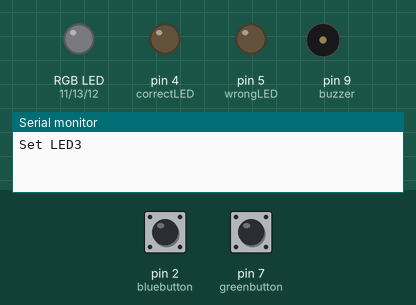
A sketch run on a simulated Arduino Uno, built with avr-gcc and run on an emulated ATmega328P. Parts: an RGB LED mixed from three pins (HIGH = lit), output pins drawn as LEDs (lit = HIGH), buzzer (waves = sounding), the last lines printed to the serial monitor. Dashed ring = blinking. The test bench sets the inputs (shaded band); at power-on: pin 2 (bluebutton) HIGH, pin 7 (greenbutton) HIGH. Random numbers use the default seed unless the sketch sets one.

Above: at 1.4 s.
1.5 s: pin 2 (bluebutton) pulled LOW for 0.15 s
At 1.89 s:
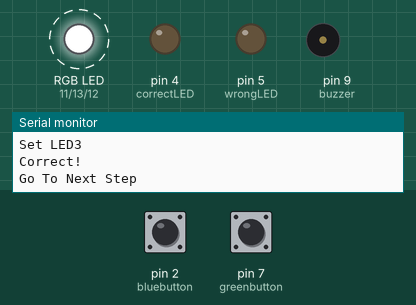
At 2.88 s:
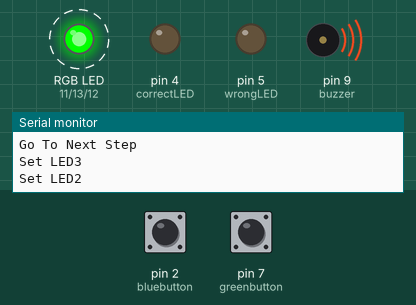
4.5 s: pin 7 (greenbutton) pulled LOW for 0.15 s
At 5.7 s:
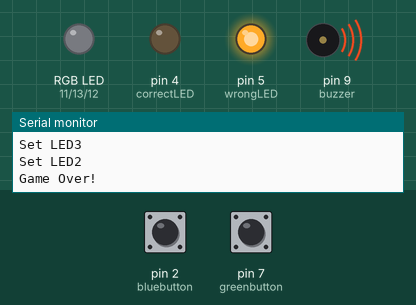
Timing chart, 0 to 13.6 s (numbered marks = the images above; inputs shaded):
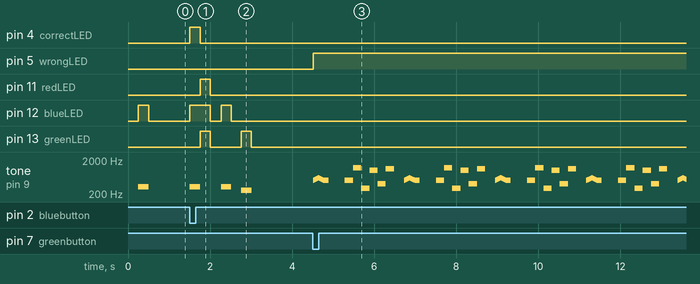

Measured:
- after the input at 1.5 s, pin 4 (correctLED): LOW → HIGH at once, → LOW 0.25 s later; pin 11 (redLED): LOW → HIGH after 0.26 s, → LOW 0.25 s later

The sketch:

Project.ino
```cpp
// Says what each pin corrisponds to including the buttons
#define redLED     11 // each of these numbers corrispond the the pin number that the each led or button is connected to.
#define greenLED   13
#define blueLED    12
#define correctLED 4
#define wrongLED   5
#define redbutton    0
#define greenbutton  7
#define bluebutton   2
// says the pin the buzzer is corrispondede to and what sound is made for each button press
#define buzzer  9
#define redtone 220 // These numbers define the noise that each color light gets.
#define greentone 262
#define bluetone 330
#define toneDuration 250
int i = 0;
int numOfLoops = 0;
int noteDuration = 1000/8;
int pauseBetweenNotes = noteDuration * 0.2;
int Speed = 250;// Sets the speed of the game
int Status = 0;// starts off the case of the game which is later deterimened
int const Maxsequence = 20;// hagve it set at a max of 20 games
int CurrentSequence[Maxsequence];
int GameStep = 0;// sets the game to mode 0
int Reader = 0;// sets the reading step to mode 0
void setup(){
  Serial.begin(9600);

  randomSeed(analogRead(0));// randomly makes the leds light up

  pinMode(redLED, OUTPUT); // anything that lights up or makes noise is considered an output meanwhile the buttons are considered input.
  pinMode(greenLED, OUTPUT);
  pinMode(blueLED, OUTPUT);
  pinMode(correctLED, OUTPUT);
  pinMode(wrongLED, OUTPUT);
  pinMode(redbutton, INPUT_PULLUP);
  pinMode(greenbutton, INPUT_PULLUP);
  pinMode(bluebutton, INPUT_PULLUP);
  pinMode(buzzer, OUTPUT);
}
void loop(){
  // checks the game mode that the game is currently in out of 3 different modes
  switch(Status){
    case 0:
      resetGame();
      break;
    case 1:
      playSequence();
      break;
    case 2:
      readSequence();
      break;
    case 3:
      gameOver();
      break;
  }
}
void resetGame(){
  // Resets the game
  Reader = 0;
  GameStep = 0;

  // Random sqeuence is made here
  for(int i=0; i<Maxsequence; i++){
    CurrentSequence[i] = random(3) + 1;
  }

  //gives the random led games
  Status = 1;
}
void playSequence(){
  // play a step of the sequence
  for(int i=0; i<=GameStep; i++){
    Serial.print("Set LED");
    Serial.println(CurrentSequence[i]);
    delay(Speed*1.015);// This makes the game slowly speed up after every correct sequence
    setLED(CurrentSequence[i]);
    playTone(CurrentSequence[i]);
    delay(Speed);
    clearLEDs();

  }
  // Go to next step to read the buttons
  Status = 2;
}
void readSequence(){
  // read button input
  int button_value = readButtons();

  if(button_value > 0){
    // a button has been pressed
    if(button_value == CurrentSequence[Reader]){
      // correct value!
      setLED(button_value);
      playTone(button_value);
      digitalWrite(correctLED, HIGH);
      delay(Speed);
      digitalWrite(correctLED, LOW);

      Speed = Speed-5;

      Serial.println("Correct!");// prints out that this is the correct led sequence.

      if(Reader == GameStep){
        // reset read step
        Reader = 0;
        // Go to the next step in the game
        GameStep++;
        // Go to playback sequence mode of our game
        Status = 1;
        Serial.println("Go To Next Step");// basically you watch for new leds lighting up

        // Light all LEDs to indicate next sequence
        setLEDs(true,true,true,true);
        delay(Speed);
        setLEDs(false,false,false,false);


      }else{
        Reader++;
      }

      delay(10);

    }else{
      //  This causes the game to game over mode and loop the song that was created for the buzzer
      Status = 3;
      Serial.println("Game Over!");
    }
  }

  delay(10);
}
void gameOver(){
  // Red RGB
  digitalWrite(wrongLED, HIGH);
  // Play pacman death sound somewhat.
  for (i=25; i<30; i++) {
  tone(buzzer, 20*i, noteDuration);
  delay(pauseBetweenNotes);
  }
  for (i=30; i>=25; i--) {
    tone(buzzer, 20*i, noteDuration);
    delay(pauseBetweenNotes);

  }
  delay(500);
  tone(buzzer, 500, 200);
  delay(200);
  tone(buzzer, 1200, 200);
  delay(200);
  tone(buzzer, 300, 200);
  delay(200);
  tone(buzzer, 1000, 200);
  delay(200);
  tone(buzzer, 400, 200);
  delay(200);
  tone(buzzer, 1100, 200);
  delay(200);
  delay(Speed);
}
void setLED(int id){
  switch(id){
    case 0:
      setLEDs(false,false,false,false);
      break;
    case 1:
      setLEDs(true,false,false,false);
      break;
    case 2:
      setLEDs(false,true,false,false);
      break;
    case 3:
      setLEDs(false,false,true,false);
      break;
        case 4:
      setLEDs(false,false,false,true);
      break;
  }
}
void playTone(int id){
  switch(id){
    case 0:
      noTone(buzzer);
      break;
    case 1:
      tone(buzzer, redtone, toneDuration);
      break;
    case 2:
      tone(buzzer, greentone, toneDuration);
      break;
    case 3:
      tone(buzzer, bluetone, toneDuration);
      break;

  }
}
void setLEDs(boolean red, boolean green, boolean blue, int yellow ){
  if (red) digitalWrite(redLED, HIGH);
  else digitalWrite(redLED, LOW);
  if (green) digitalWrite(greenLED, HIGH);
  else digitalWrite(greenLED, LOW);
  if (blue) digitalWrite(blueLED, HIGH);
  else digitalWrite(blueLED, LOW);
}
void clearLEDs(){
  setLEDs(false,false,false,false);
}
int readButtons(void){
  if (digitalRead(redbutton) == 0) return 1;
  else if (digitalRead(greenbutton) == 0) return 2;
  else if (digitalRead(bluebutton) == 0) return 3;

  return 0;
}
```
